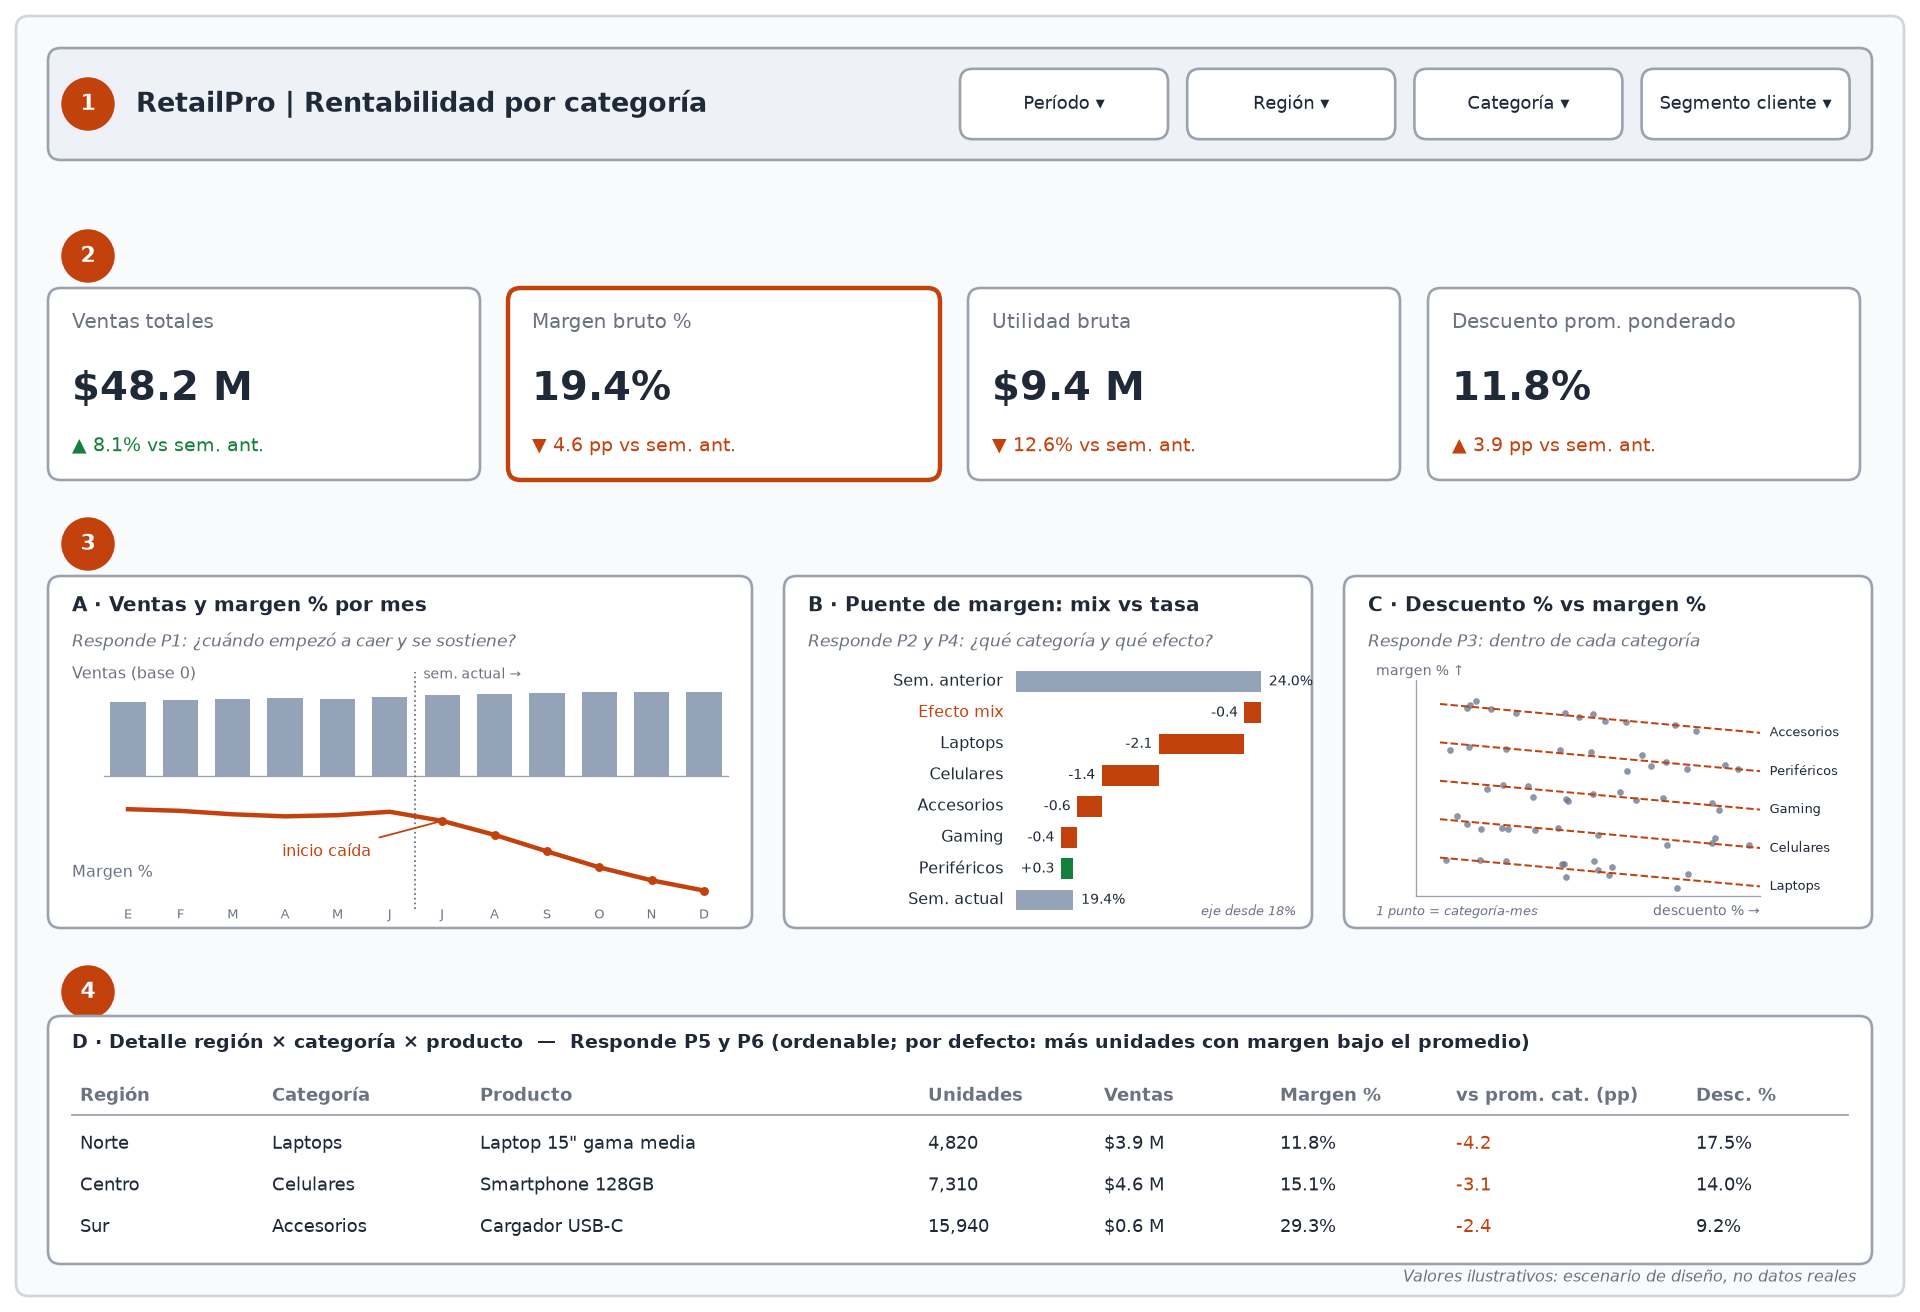

The script that saved this image:
# Dashboard wireframe for the RetailPro M1 brief (v2).
# All numbers are illustrative design values, not real data.
import matplotlib; matplotlib.use("Agg")
import matplotlib.pyplot as plt
from matplotlib.patches import FancyBboxPatch
import numpy as np

fig = plt.figure(figsize=(12, 8.2), dpi=160)
ax = fig.add_axes([0, 0, 1, 1]); ax.set_xlim(0, 120); ax.set_ylim(0, 82); ax.axis('off')
ink = "#1f2937"; mute = "#6b7280"; acc = "#c2410c"; pos = "#15803d"; line = "#9ca3af"; neutral = "#94a3b8"

def box(x, y, w, h, fc="#ffffff", ec=line, lw=1.2):
    ax.add_patch(FancyBboxPatch((x, y), w, h, boxstyle="round,pad=0,rounding_size=0.8", fc=fc, ec=ec, lw=lw))

def zone(n, x, y):
    ax.add_patch(plt.Circle((x, y), 1.6, color=acc))
    ax.text(x, y, str(n), color="white", ha="center", va="center", fontsize=10, weight="bold")

def chart_title(x, y, title, subtitle):
    ax.text(x, y, title, fontsize=9, weight="bold", color=ink)
    ax.text(x, y - 2.2, subtitle, fontsize=7.5, color=mute, style="italic")

box(1, 1, 118, 80, fc="#f9fafb", ec="#d1d5db")

# Zone 1: title + filters
box(3, 72, 114, 7, fc="#eef2f7"); zone(1, 5.5, 75.5)
ax.text(8.5, 75.5, "RetailPro | Rentabilidad por categoría", fontsize=12, weight="bold", color=ink, va="center")
for i, f in enumerate(["Período ▾", "Región ▾", "Categoría ▾", "Segmento cliente ▾"]):
    box(60 + i * 14.2, 73.3, 13, 4.4, fc="white")
    ax.text(66.5 + i * 14.2, 75.5, f, fontsize=8, ha="center", va="center", color=ink)

# Zone 2: KPI band (one visual element, 4 cards). Deltas are semester vs previous semester,
# matching the strategic question. Values are mutually consistent:
# 24.0% -> 19.4% margin (-4.6 pp); sales +8.1% => gross profit 1.081*19.4/24.0 - 1 = -12.6%.
zone(2, 5.5, 66)
kp = [("Ventas totales", "$48.2 M", "▲ 8.1% vs sem. ant.", pos),
      ("Margen bruto %", "19.4%", "▼ 4.6 pp vs sem. ant.", acc),
      ("Utilidad bruta", "$9.4 M", "▼ 12.6% vs sem. ant.", acc),
      ("Descuento prom. ponderado", "11.8%", "▲ 3.9 pp vs sem. ant.", acc)]
for i, (t, v, d, c) in enumerate(kp):
    x = 3 + i * 28.75
    box(x, 52, 27, 12, fc="white", ec=(acc if i == 1 else line), lw=(2 if i == 1 else 1.2))
    ax.text(x + 1.5, 61.5, t, fontsize=9, color=mute)
    ax.text(x + 1.5, 57, v, fontsize=18, weight="bold", color=ink)
    ax.text(x + 1.5, 53.8, d, fontsize=8.5, color=c)

# Zone 3
zone(3, 5.5, 48)

# Chart A: two aligned panels sharing the month axis (no dual y-axis)
box(3, 24, 44, 22, fc="white")
chart_title(4.5, 43.8, "A · Ventas y margen % por mes", "Responde P1: ¿cuándo empezó a caer y se sostiene?")
meses = ["E", "F", "M", "A", "M", "J", "J", "A", "S", "O", "N", "D"]
xs = np.linspace(8, 44, 12)
# H2 mean / H1 mean = 1.082, consistent with the +8.1% sales KPI (bars start at zero)
ventas = np.array([0.97, 0.99, 1.00, 1.01, 1.00, 1.03, 1.05, 1.07, 1.08, 1.09, 1.10, 1.10])
ax.text(4.5, 39.6, "Ventas (base 0)", fontsize=7, color=mute)
ax.bar(xs, ventas * 4.8, bottom=33.5, width=2.2, color=neutral)
ax.plot([6.5, 45.5], [33.5, 33.5], color=line, lw=.6)
margen = np.r_[np.full(6, 24.0), np.linspace(23.2, 18.6, 6)] + np.cos(np.arange(12)) * 0.25
my = 25.8 + (margen - 18) * 0.9
ax.text(4.5, 27.2, "Margen %", fontsize=7, color=mute)
ax.plot(xs, my, color=acc, lw=2)
ax.plot(xs[6:], my[6:], "o", color=acc, ms=3)
ax.plot([xs[5] + 1.6, xs[5] + 1.6], [25.2, 40], ":", color=mute, lw=.8)
ax.text(xs[5] + 2.1, 39.6, "sem. actual →", fontsize=6.5, color=mute)
ax.annotate("inicio caída", xy=(xs[6], my[6]), xytext=(xs[6] - 10, my[6] - 2.2), fontsize=7, color=acc,
            arrowprops=dict(arrowstyle="-", color=acc, lw=.8))
for x, m in zip(xs, meses):
    ax.text(x, 24.6, m, fontsize=6, ha="center", color=mute)

# Chart B: margin bridge previous -> current semester, split into mix effect and
# rate effect per category. Steps sum exactly to the KPI delta (-4.6 pp).
box(49, 24, 33, 22, fc="white")
chart_title(50.5, 43.8, "B · Puente de margen: mix vs tasa", "Responde P2 y P4: ¿qué categoría y qué efecto?")
steps = [("Sem. anterior", 24.0, "total"), ("Efecto mix", -0.4, "step"), ("Laptops", -2.1, "step"),
         ("Celulares", -1.4, "step"), ("Accesorios", -0.6, "step"), ("Gaming", -0.4, "step"),
         ("Periféricos", 0.3, "step"), ("Sem. actual", 19.4, "total")]
x0, scale, base = 63.5, 2.55, 18.0          # axis starts at 18% so pp steps are readable
px = lambda v: x0 + (v - base) * scale
run = 0.0
for i, (lab, val, kind) in enumerate(steps):
    y = 39.4 - i * 1.95
    ax.text(x0 - 0.8, y, lab, fontsize=7, ha="right", va="center", color=(acc if lab == "Efecto mix" else ink))
    if kind == "total":
        ax.barh(y, px(val) - x0, left=x0, height=1.3, color=neutral)
        ax.text(px(val) + 0.5, y, f"{val:.1f}%", fontsize=6.5, va="center", color=ink)
        run = val
    else:
        new = run + val
        ax.barh(y, px(new) - px(run), left=px(run), height=1.3, color=(acc if val < 0 else pos))
        ax.text(min(px(run), px(new)) - 0.4, y, f"{val:+.1f}", fontsize=6.5, ha="right", va="center", color=ink)
        run = new
ax.text(81, 24.8, "eje desde 18%", fontsize=6, ha="right", color=mute, style="italic")

# Chart C: discount vs margin, one point per category-month, trend line within each
# category (compares months inside a category, not categories against each other).
box(84, 24, 33, 22, fc="white")
chart_title(85.5, 43.8, "C · Descuento % vs margen %", "Responde P3: dentro de cada categoría")
rng = np.random.default_rng(3)
cats = [("Accesorios", 38.0), ("Periféricos", 35.6), ("Gaming", 33.2), ("Celulares", 30.8), ("Laptops", 28.4)]
for name, y0 in cats:
    dx = rng.uniform(90, 110, 12)
    dy = y0 - (dx - 90) * 0.09 + rng.normal(0, 0.25, 12)
    ax.scatter(dx, dy, s=9, color="#64748b", alpha=.75, lw=0)
    ax.plot([90, 110], [y0, y0 - 1.8], "--", color=acc, lw=.9)
    ax.text(110.6, y0 - 1.8, name, fontsize=6, va="center", color=ink)
ax.plot([88.5, 88.5], [26, 39.5], color=line, lw=.6); ax.plot([88.5, 110], [26, 26], color=line, lw=.6)
ax.text(110, 24.8, "descuento % →", fontsize=6.5, ha="right", color=mute)
ax.text(86, 39.8, "margen % ↑", fontsize=6.5, color=mute)
ax.text(86, 24.8, "1 punto = categoría-mes", fontsize=6, color=mute, style="italic")

# Zone 4: detail table at product grain (answers P6; P5 via region column + segment filter)
zone(4, 5.5, 20)
box(3, 3, 114, 15.5, fc="white")
ax.text(4.5, 16.5, "D · Detalle región × categoría × producto  —  Responde P5 y P6 (ordenable; por defecto: más unidades con margen bajo el promedio)",
        fontsize=8.5, weight="bold", color=ink)
hdr = ["Región", "Categoría", "Producto", "Unidades", "Ventas", "Margen %", "vs prom. cat. (pp)", "Desc. %"]
cx = [5, 17, 30, 58, 69, 80, 91, 106]
for x, h in zip(cx, hdr):
    ax.text(x, 13.2, h, fontsize=8, weight="bold", color=mute)
ax.plot([4.5, 115.5], [12.3, 12.3], color=line, lw=.8)
rows = [["Norte", "Laptops", "Laptop 15\" gama media", "4,820", "$3.9 M", "11.8%", "-4.2", "17.5%"],
        ["Centro", "Celulares", "Smartphone 128GB", "7,310", "$4.6 M", "15.1%", "-3.1", "14.0%"],
        ["Sur", "Accesorios", "Cargador USB-C", "15,940", "$0.6 M", "29.3%", "-2.4", "9.2%"]]
for j, r in enumerate(rows):
    for x, c in zip(cx, r):
        ax.text(x, 10.2 - j * 2.6, c, fontsize=8, color=(acc if x == 91 else ink))

ax.text(116, 1.9, "Valores ilustrativos: escenario de diseño, no datos reales", fontsize=7, ha="right", color=mute, style="italic")
fig.savefig("boceto.png", dpi=160)
